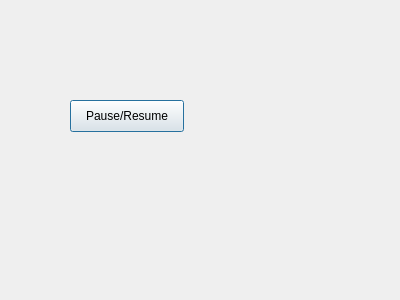
<?xml version="1.0" encoding="UTF-8"?>
<ui version="4.0">
 <class>Dialog</class>
 <widget class="QDialog" name="Dialog">
  <property name="geometry">
   <rect>
    <x>0</x>
    <y>0</y>
    <width>400</width>
    <height>300</height>
   </rect>
  </property>
  <property name="windowTitle">
   <string>Dialog</string>
  </property>
  <widget class="QPushButton" name="pushButton">
   <property name="geometry">
    <rect>
     <x>70</x>
     <y>100</y>
     <width>114</width>
     <height>32</height>
    </rect>
   </property>
   <property name="text">
    <string>Pause/Resume</string>
   </property>
  </widget>
 </widget>
 <layoutdefault spacing="6" margin="11"/>
 <resources/>
 <connections/>
</ui>
